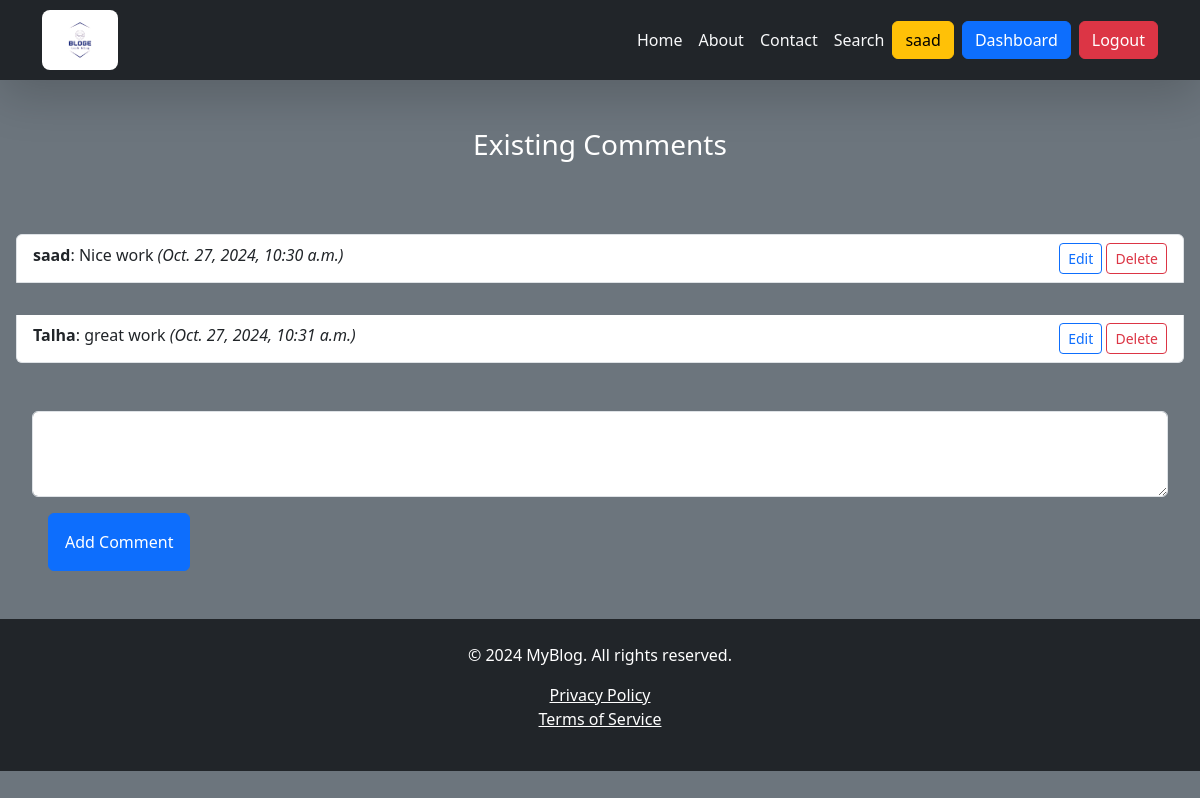
Screenshot of /post/17/comments/ (signed in) with the database file from the repository.
### blog/models.py (models this page shows, shortened)
class Comment(models.Model):
    post = models.ForeignKey(Post, related_name='comments', on_delete=models.CASCADE)
    user = models.ForeignKey(User, on_delete=models.CASCADE)
    content = models.TextField()
    created_at = models.DateTimeField(auto_now_add=True)

### blog/views.py (the view)
# urls.py: path('post/<int:post_id>/comments/', views.post_comments, name='post_comments'),
@login_required
def post_comments(request, post_id):
    post = get_object_or_404(Post, pk=post_id)
    comments = post.comments.all()  # Fetch all comments for this post
    if request.method == 'POST':
        form = CommentForm(request.POST)
        if form.is_valid():
            comment = form.save(commit=False)
            comment.post = post
            comment.user = request.user
            comment.save()
            return redirect('post_comments', post_id=post.id)
    else:
        form = CommentForm()
    return render(request, 'blog/post_comments.html', {
        'post': post,
        'comments': comments,
        'form': form,
    })

### blog/forms.py
class CommentForm(forms.ModelForm):
    class Meta:
        model = Comment
        fields = ['content']
        widgets = {
            'content': forms.Textarea(attrs={'class': 'form-control', 'rows': 3}),
        }

### templates/blog/post_comments.html (shortened to what this page needs)
{% extends "base.html" %}
{% block content %}
<h3 class='p-5 text-center'>Existing Comments</h3>
<ul class="list-group" class='p-3 m-3'>
    {% for comment in comments %}
    <li class="list-group-item  m-3" >
        <strong>{{ comment.user.username }}</strong>: {{ comment.content }}
        <em>({{ comment.created_at }})</em>
        {% if post.user == user %}
        <div class="float-end">
            <a href="{% url 'edit_comment' comment.id %}" class="btn btn-sm btn-outline-primary">Edit</a>
            <a href="{% url 'delete_comment' comment.id %}" class="btn btn-sm btn-outline-danger">Delete</a>
        </div>
        {% endif %}
    </li>
    {% endfor %}
</ul>
<form method="POST" class='p-3 m-3'>
    {{ form.content }}
    <button type="submit" class="btn btn-primary p-3 m-3">Add Comment</button>
</form>
{% endblock content %}

### templates/base.html (shortened to what this page needs)
    <!DOCTYPE html>
    {% load static %}
    <html lang="en">
    <head>
        <link href="https://cdn.jsdelivr.net/npm/bootstrap@5.3.0-alpha1/dist/css/bootstrap.min.css" rel="stylesheet">
        <link rel="stylesheet" href="{% static 'blog/css/style.css' %}">
        <link rel="stylesheet" href="https://cdnjs.cloudflare.com/ajax/libs/font-awesome/6.0.0-beta3/css/all.min.css">
    </head>
    <body class="bg-secondary text-white">
        <nav class="navbar navbar-expand-lg navbar-dark bg-dark shadow-lg py-3 sticky-header">
            <div class="container">
                <a class="navbar-brand logo-container" href="#">
                    <img src="{% static 'blog/images/logo.png' %}" alt="My Blog Logo" class="logo-img-large">
                </a>
                <div class="collapse navbar-collapse" id="navbarNav">
                    <ul class="navbar-nav ms-auto">
                        <li class="nav-item">
                            <a class="nav-link {% if request.path == '/' %}active{% endif %}" href="{% url 'index' %}">Home</a>
                        </li>
                        <li class="nav-item">
                            <a class="nav-link {% if request.path == '/about/' %}active{% endif %}" href="{% url 'about' %}">About</a>
                        </li>
                        <li class="nav-item">
                            <a class="nav-link {% if request.path == '/contact/' %}active{% endif %}" href="{% url 'contact' %}">Contact</a>
                        </li>
                        <li class="nav-item">
                            <a class="nav-link" href="#searchModal" data-bs-toggle="modal">
                                 Search
                            </a>
                        </li>
                        <li class="nav-item d-flex align-items-center">
                            {% if user.is_authenticated %}
                            <a href="{% url 'index' %}" class="btn btn-warning me-2">{{ request.user.username }}</a>
                            <a href="{% url 'dashboard' %}" class="btn btn-primary me-2">Dashboard</a>
                            <a href="{% url 'logout' %}" class="btn btn-danger">Logout</a>
                            {% else %}
                            <a href="{% url 'register' %}" class="btn btn-primary me-2">Signup</a>
                            <a href="{% url 'login' %}" class="btn btn-secondary">Login</a>
                            {% endif %}
                        </li>
                    </ul>
                </div>
            </div>
        </nav>
        {% block content %}{% endblock content %}
    <footer class="bg-dark text-white py-4">
            <div class="container text-center">
                <p>&copy; 2024 MyBlog. All rights reserved.</p>
                <ul class="list-unstyled">
                    <li><a href="/privacy" class="text-white">Privacy Policy</a></li>
                    <li><a href="/terms" class="text-white">Terms of Service</a></li>
                </ul>
            </div>
        </footer>
    </body>
    </html>

### static/blog/css/style.css (style rules this page uses)
.navbar { background-color: #212529; box-shadow: 0 4px 12px rgba(0, 0, 0, 0.5); height: 80px; display: flex; align-items: center; }
.sticky-header { position: sticky; top: 0; z-index: 1000; }
.logo-container { background-color: #ffffff; padding: 5px; border-radius: 8px; }
.logo-img-large { height: 50px; }
.navbar-dark .navbar-nav .nav-link { color: #f8f9fa; transition: blue 0.3s ease; }

### rows the page displays
Comment: user.username "saad", content "Nice work", created_at "Oct. 27, 2024, 10:30 a.m."
Comment: user.username "Talha", content "great work", created_at "Oct. 27, 2024, 10:31 a.m."

### other values shown
{{ request.user.username }} "saad"
